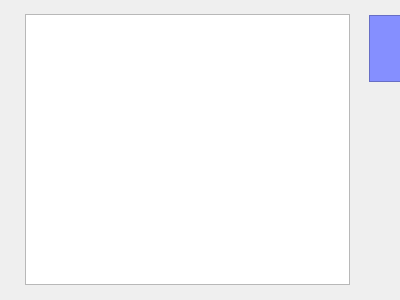
<?xml version="1.0" encoding="UTF-8"?>
<ui version="4.0">
 <class>AddQuote</class>
 <widget class="QDialog" name="AddQuote">
  <property name="windowModality">
   <enum>Qt::ApplicationModal</enum>
  </property>
  <property name="geometry">
   <rect>
    <x>0</x>
    <y>0</y>
    <width>400</width>
    <height>300</height>
   </rect>
  </property>
  <property name="minimumSize">
   <size>
    <width>400</width>
    <height>300</height>
   </size>
  </property>
  <property name="maximumSize">
   <size>
    <width>400</width>
    <height>300</height>
   </size>
  </property>
  <property name="windowTitle">
   <string>Add Quote</string>
  </property>
  <property name="windowIcon">
   <iconset resource="resources.qrc">
    <normaloff>:/Icons/favicon.ico</normaloff>:/Icons/favicon.ico</iconset>
  </property>
  <property name="styleSheet">
   <string notr="true"/>
  </property>
  <widget class="QFrame" name="frame33">
   <property name="geometry">
    <rect>
     <x>369</x>
     <y>15</y>
     <width>141</width>
     <height>67</height>
    </rect>
   </property>
   <property name="styleSheet">
    <string notr="true">background-color: #858fff;</string>
   </property>
   <property name="frameShape">
    <enum>QFrame::StyledPanel</enum>
   </property>
   <property name="frameShadow">
    <enum>QFrame::Raised</enum>
   </property>
  </widget>
  <widget class="QWidget" name="layoutWidget">
   <property name="geometry">
    <rect>
     <x>25</x>
     <y>14</y>
     <width>371</width>
     <height>271</height>
    </rect>
   </property>
   <layout class="QHBoxLayout" name="horizontalLayout">
    <item>
     <widget class="QPlainTextEdit" name="PlainTextEdit"/>
    </item>
    <item>
     <layout class="QVBoxLayout" name="verticalLayout_2">
      <item>
       <layout class="QVBoxLayout" name="verticalLayout">
        <item>
         <widget class="QPushButton" name="AddButton">
          <property name="styleSheet">
           <string notr="true">background-color: #f8f9fa;</string>
          </property>
          <property name="text">
           <string/>
          </property>
          <property name="icon">
           <iconset resource="resources.qrc">
            <normaloff>:/Icons/add_FILL0_wght400_GRAD0_opsz24.png</normaloff>:/Icons/add_FILL0_wght400_GRAD0_opsz24.png</iconset>
          </property>
          <property name="iconSize">
           <size>
            <width>16</width>
            <height>21</height>
           </size>
          </property>
          <property name="flat">
           <bool>true</bool>
          </property>
         </widget>
        </item>
        <item>
         <widget class="QPushButton" name="QuitButton">
          <property name="text">
           <string/>
          </property>
          <property name="icon">
           <iconset resource="resources.qrc">
            <normaloff>:/Icons/closeicon.png</normaloff>:/Icons/closeicon.png</iconset>
          </property>
          <property name="iconSize">
           <size>
            <width>16</width>
            <height>21</height>
           </size>
          </property>
          <property name="flat">
           <bool>true</bool>
          </property>
         </widget>
        </item>
       </layout>
      </item>
      <item>
       <spacer name="verticalSpacer">
        <property name="orientation">
         <enum>Qt::Vertical</enum>
        </property>
        <property name="sizeHint" stdset="0">
         <size>
          <width>20</width>
          <height>40</height>
         </size>
        </property>
       </spacer>
      </item>
     </layout>
    </item>
   </layout>
  </widget>
 </widget>
 <resources>
  <include location="resources.qrc"/>
 </resources>
 <connections/>
</ui>
